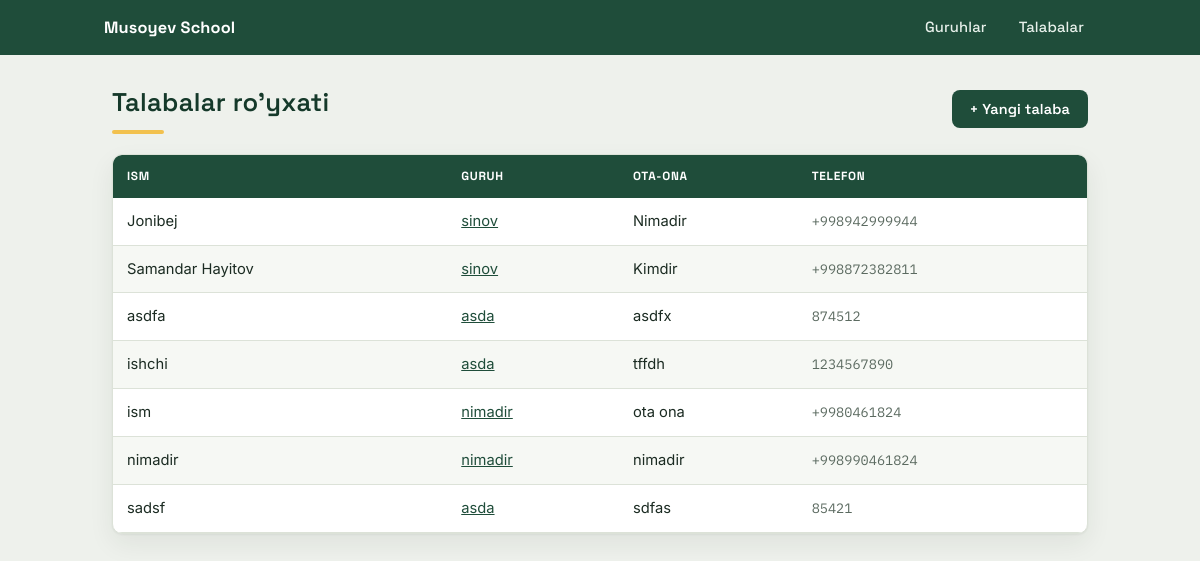
The page /students/ on the database its author committed.
### blog/models.py (models this page shows, shortened)
class Student(models.Model):
    name = models.CharField(max_length=100)
    group = models.ForeignKey(Group, on_delete=models.CASCADE)
    parent_name = models.CharField(max_length=100)
    parent_phone = models.CharField(max_length=200)
    created_date = models.DateTimeField(auto_now_add=True)

class Group(models.Model):
    name = models.CharField(max_length=100)
    start_time = models.TimeField()
    ent_time = models.TimeField()
    created_date = models.DateTimeField(auto_now_add=True)

### blog/views.py (the view)
# urls.py: path('students/', views.students, name='students'),
def students(request):
    students = Student.objects.all().order_by('name')
    return render(request, 'blog/students.html', {'students': students})

### blog/templates/blog/students.html (shortened to what this page needs)
<!DOCTYPE html>
<html lang="en">
<head>
    {% load static %}
    <link rel="stylesheet" href="{% static 'blog/style.css' %}">
</head>
<body>
    <nav class="navbar">
        <div class="navbar-inner">
            <a class="brand" href="{% url 'home' %}">Musoyev School</a>
            <ul>
                <li><a href="{% url 'groups' %}">Guruhlar</a></li>
                <li><a href="{% url 'students' %}">Talabalar</a></li>
            </ul>
        </div>
    </nav>
    <div class="container">
        <div class="toolbar">
            <h1>Talabalar ro'yxati</h1>
            <button><a href="{% url 'student_create' %}">+ Yangi talaba</a></button>
        </div>
        {% if students %}
            <div class="card table-card">
                <table class="students-table">
                    <thead>
                        <tr>
                            <th>Ism</th>
                            <th>Guruh</th>
                            <th>Ota-ona</th>
                            <th>Telefon</th>
                        </tr>
                    </thead>
                    <tbody>
                        {% for student in students %}
                            <tr>
                                <td>{{ student.name }}</td>
                                <td><a href="{% url 'group_detail' student.group.id %}">{{ student.group.name }}</a></td>
                                <td>{{ student.parent_name }}</td>
                                <td>{{ student.parent_phone }}</td>
                            </tr>
                        {% endfor %}
                    </tbody>
                </table>
            </div>
        {% else %}
            <p class="empty-state">Hozircha ro'yxatda talaba yo'q.</p>
        {% endif %}
    </div>
</body>
</html>

### blog/static/blog/style.css (style rules this page uses)
:root { --bg: #EEF1EC; --surface: #FFFFFF; --ink: #1B2B22; --ink-soft: #5B6A60; --brand: #1F4D3A; --brand-dark: #15392A; --chalk: #F2C14E; --chalk-soft: #FBE8B8; --success: #2F9E58; --success-bg: #EAF7EE; --success-ink: #1D5C34; --danger: #D1483D; --danger-bg: #FCEAE8; --danger-ink: #8C2F26; --warning: #D9A03B; --border: #DCE2D8; --shadow: 0 1px 2px rgba(27, 43, 34, .06), 0 10px 26px rgba(27, 43, 34, .07); --radius: 10px; }
* { box-sizing: border-box; }
html, body { margin: 0; padding: 0; }
body { font-family: 'Inter', Arial, sans-serif; background: var(--bg); color: var(--ink); line-height: 1.55; font-size: 15px; }
h1, h2, h3 { font-family: 'Space Grotesk', Arial, sans-serif; font-weight: 600; letter-spacing: .01em; color: var(--brand-dark); margin: 0 0 6px; }
h1 { font-size: 1.6rem; display: inline-block; position: relative; padding-bottom: 12px; }
h1::after { content: ""; position: absolute; left: 0; bottom: 0; width: 52px; height: 4px; border-radius: 2px; background: var(--chalk); }
a { color: var(--brand); }
.container { width: 92%; max-width: 1000px; margin: 28px auto 56px; padding: 0 12px; }
.card { background: var(--surface); border: 1px solid var(--border); border-radius: var(--radius); box-shadow: var(--shadow); padding: 24px; }
.toolbar { display: flex; justify-content: space-between; align-items: center; flex-wrap: wrap; gap: 12px; margin-bottom: 20px; }
.toolbar h1 { margin: 0; }
.navbar { background: var(--brand); }
.navbar-inner { width: 92%; max-width: 1000px; margin: 0 auto; display: flex; align-items: center; justify-content: space-between; flex-wrap: wrap; }
.navbar .brand { font-family: 'Space Grotesk', sans-serif; font-weight: 700; font-size: 1.02rem; letter-spacing: .01em; color: #fff; text-decoration: none; padding: 14px 4px; }
.navbar ul { list-style-type: none; margin: 0; padding: 0; display: flex; flex-wrap: wrap; }
.navbar li { float: none; }
.navbar li a { display: block; position: relative; color: #E7F0EA; text-align: center; padding: 16px 16px; text-decoration: none; font-family: 'Space Grotesk', sans-serif; font-weight: 500; font-size: .92rem; letter-spacing: .01em; }
.navbar li a::after { content: ""; position: absolute; left: 16px; right: 16px; bottom: 9px; height: 2px; background: var(--chalk); transform: scaleX(0); transform-origin: left; transition: transform .2s ease; }
button, .btn { font-family: 'Space Grotesk', sans-serif; font-weight: 600; font-size: .9rem; letter-spacing: .01em; border: none; border-radius: 8px; padding: 10px 18px; background: var(--brand); color: #fff; cursor: pointer; transition: background .15s ease, transform .08s ease; }
button a { color: inherit; text-decoration: none; }
.table-card { padding: 0; overflow: hidden; }
.students-table { width: 100%; border-collapse: collapse; }
.students-table th { background: var(--brand); color: #fff; text-align: left; padding: 12px 14px; font-family: 'Space Grotesk', sans-serif; font-size: .74rem; text-transform: uppercase; letter-spacing: .06em; }
.students-table th:first-child { border-radius: 8px 0 0 0; }
.students-table th:last-child { border-radius: 0 8px 0 0; }
.students-table td { padding: 12px 14px; border-bottom: 1px solid var(--border); font-size: .92rem; }
.students-table tbody tr:nth-child(even) { background: #F6F8F4; }
.students-table td.mono, .students-table td:last-child { font-family: 'IBM Plex Mono', monospace; font-size: .85rem; color: var(--ink-soft); }

### rows shown on the page
Student: name "Jonibej", group.name "sinov", parent_name "Nimadir", parent_phone "+998942999944"
Student: name "Samandar Hayitov", group.name "sinov", parent_name "Kimdir", parent_phone "+998872382811"
Student: name "asdfa", group.name "asda", parent_name "asdfx", parent_phone "874512"
Student: name "ishchi", group.name "asda", parent_name "tffdh", parent_phone "1234567890"
Student: name "ism", group.name "nimadir", parent_name "ota ona", parent_phone "+9980461824"
Student: name "nimadir", group.name "nimadir", parent_name "nimadir", parent_phone "+998990461824"
Student: name "sadsf", group.name "asda", parent_name "sdfas", parent_phone "85421"
